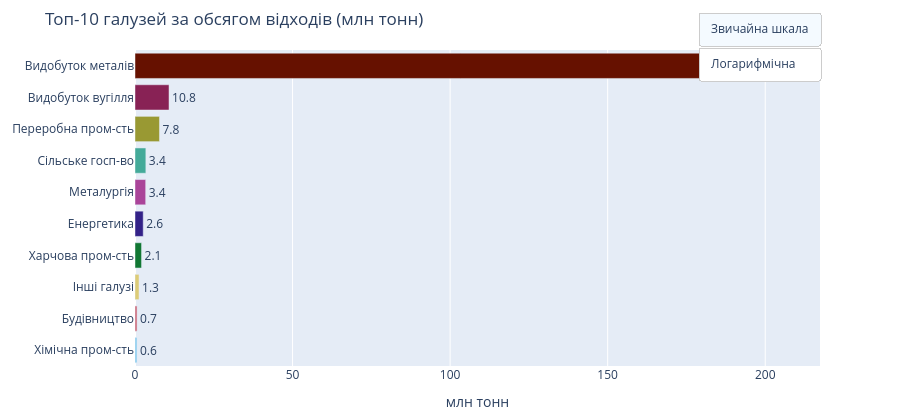

The notebook cell saved with this chart:
### Code cell
# KPI значення 
total_ukraine = df[
    (df["region"] == "Україна") &
    (df["source"] == "Загалом") &
    (df["hazard_class"] == "I-IV. Відходи в цілому") &
    (df["subcategory"] == "Усього")
].apply(lambda r: latest(r), axis=1).max()
 
kpi_total    = f"{round(total_ukraine/1e6)} млн т"
kpi_leader   = f"{kved_top10.iloc[-1]['short']} — {round(kved_top10.iloc[-1]['val_m'],0):.0f} млн т"
kpi_region   = f"Дніпропетровська — 114.6 млн т"
kpi_mineral  = f"{round(mat_vals[0]/sum(mat_vals)*100)}%"
 
COLORS = px.colors.qualitative.Safe
 

# ГРАФІК 1 — Топ-10 галузей (з кнопками лінійна / log)

fig1 = go.Figure()
fig1.add_trace(go.Bar(
    x=kved_top10["val_m"],
    y=kved_top10["short"],
    orientation="h",
    marker_color=COLORS[:10],
    text=kved_top10["val_m"].apply(lambda v: f"{v:.1f}"),
    textposition="outside",
    hovertemplate="%{y}: %{x:.1f} млн т<extra></extra>",
))
fig1.update_layout(
    title="Топ-10 галузей за обсягом відходів (млн тонн)",
    xaxis_title="млн тонн",
    height=420,
    margin=dict(l=20, r=80, t=50, b=40),
    updatemenus=[dict(
        type="buttons",
        x=1.0, y=1.12,
        buttons=[
            dict(label="Звичайна шкала",
                 method="relayout",
                 args=[{"xaxis.type": "linear", "xaxis.title.text": "млн тонн"}]),
            dict(label="Логарифмічна",
                 method="relayout",
                 args=[{"xaxis.type": "log", "xaxis.title.text": "млн тонн (log)"}]),
        ],
        bgcolor="white", bordercolor="#ccc",
    )],
)

### Figure 1 — Plotly figure (JSON) as saved in the notebook; plotly's stock layout.template omitted (floating-point values rounded to 4 significant figures)
{"data": [{"hovertemplate": "%{y}: %{x:.1f} млн т<extra></extra>", "marker": {"color": ["rgb(136, 204, 238)", "rgb(204, 102, 119)", "rgb(221, 204, 119)", "rgb(17, 119, 51)", "rgb(51, 34, 136)", "rgb(170, 68, 153)", "rgb(68, 170, 153)", "rgb(153, 153, 51)", "rgb(136, 34, 85)", "rgb(102, 17, 0)"]}, "orientation": "h", "text": ["0.6", "0.7", "1.3", "2.1", "2.6", "3.4", "3.4", "7.8", "10.8", "206.5"], "textposition": "outside", "type": "bar", "x": [0.6312, 0.6546, 1.281, 2.083, 2.607, 3.389, 3.442, 7.765, 10.8, 206.5], "y": ["Хімічна пром-сть", "Будівництво", "Інші галузі", "Харчова пром-сть", "Енергетика", "Металургія", "Сільське госп-во", "Переробна пром-сть", "Видобуток вугілля", "Видобуток металів"]}], "layout": {"height": 420, "margin": {"b": 40, "l": 20, "r": 80, "t": 50}, "title": {"text": "Топ-10 галузей за обсягом відходів (млн тонн)"}, "updatemenus": [{"bgcolor": "white", "bordercolor": "#ccc", "buttons": [{"args": [{"xaxis.title.text": "млн тонн", "xaxis.type": "linear"}], "label": "Звичайна шкала", "method": "relayout"}, {"args": [{"xaxis.title.text": "млн тонн (log)", "xaxis.type": "log"}], "label": "Логарифмічна", "method": "relayout"}], "type": "buttons", "x": 1, "y": 1.12}], "xaxis": {"title": {"text": "млн тонн"}}}}
